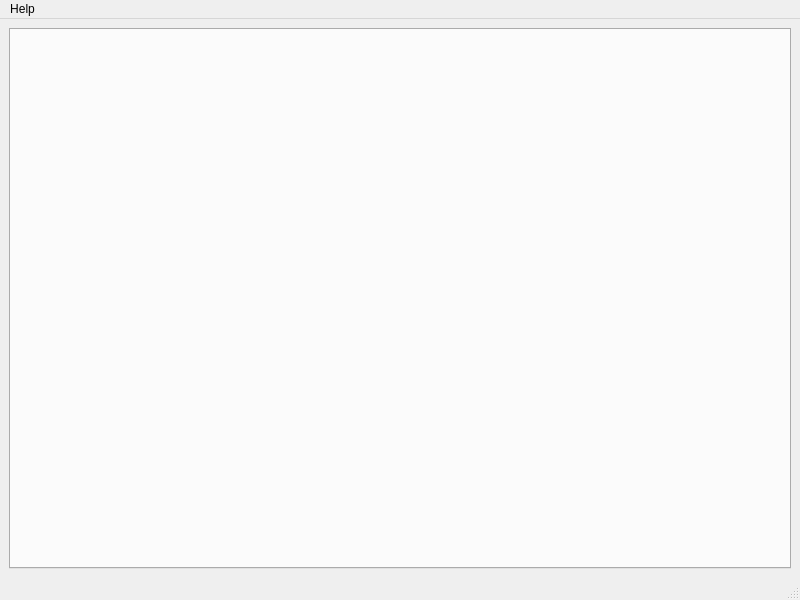
<?xml version="1.0" encoding="UTF-8"?>
<ui version="4.0">
 <class>MainWindow</class>
 <widget class="QMainWindow" name="MainWindow">
  <property name="geometry">
   <rect>
    <x>0</x>
    <y>0</y>
    <width>800</width>
    <height>600</height>
   </rect>
  </property>
  <property name="windowTitle">
   <string>niCHART</string>
  </property>
  <widget class="QWidget" name="centralwidget">
   <layout class="QHBoxLayout" name="horizontalLayout">
    <item>
     <widget class="QTabWidget" name="tabWidget">
      <property name="currentIndex">
       <number>-1</number>
      </property>
     </widget>
    </item>
   </layout>
  </widget>
  <widget class="QMenuBar" name="menubar">
   <property name="geometry">
    <rect>
     <x>0</x>
     <y>0</y>
     <width>800</width>
     <height>22</height>
    </rect>
   </property>
   <widget class="QMenu" name="menuHelp">
    <property name="title">
     <string>Help</string>
    </property>
    <addaction name="actionHelp"/>
    <addaction name="actionAbout"/>
   </widget>
   <addaction name="menuHelp"/>
  </widget>
  <widget class="QStatusBar" name="statusbar"/>
  <action name="actionAbout">
   <property name="text">
    <string>About</string>
   </property>
  </action>
  <action name="actionHelp">
   <property name="text">
    <string>Help</string>
   </property>
  </action>
 </widget>
 <resources/>
 <connections/>
</ui>
